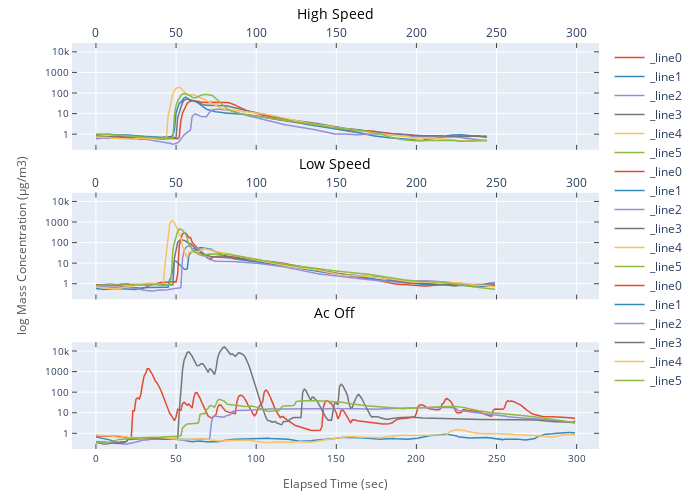

Notebook cell for this chart:
### Code cell
data_list = [ {'df': df_high, 'timestamp':215, 'interval':245, 'label': 'High Speed'},
             #{'df': df_med, 'timestamp':30, 'interval':250, 'label': 'Medium Speed'},
              {'df': df_low, 'timestamp':300, 'interval':250, 'label': 'Low Speed'},
               {'df': df_noac, 'timestamp':50, 'interval':300, 'label': 'Ac Off'},]

plot_events_subplot(data_list, plot_backend ="ploty")

### Figure 1 — Plotly figure (JSON) as saved in the notebook; plotly's stock layout.template omitted (floating-point values rounded to 4 significant figures; data arrays with more than 128 entries replaced by an {"elided": "..."} marker saying what was removed)
{"data": [{"line": {"color": "rgba (226, 74, 51, 1)", "dash": "solid", "width": 1.5}, "mode": "lines", "name": "_line0", "type": "scatter", "x": {"elided": "245 int values"}, "xaxis": "x", "y": {"elided": "245 float values"}, "yaxis": "y"}, {"line": {"color": "rgba (52, 138, 189, 1)", "dash": "solid", "width": 1.5}, "mode": "lines", "name": "_line1", "type": "scatter", "x": {"elided": "245 int values"}, "xaxis": "x", "y": {"elided": "245 float values"}, "yaxis": "y"}, {"line": {"color": "rgba (152, 142, 213, 1)", "dash": "solid", "width": 1.5}, "mode": "lines", "name": "_line2", "type": "scatter", "x": {"elided": "245 int values"}, "xaxis": "x", "y": {"elided": "245 float values"}, "yaxis": "y"}, {"line": {"color": "rgba (119, 119, 119, 1)", "dash": "solid", "width": 1.5}, "mode": "lines", "name": "_line3", "type": "scatter", "x": {"elided": "245 int values"}, "xaxis": "x", "y": {"elided": "245 float values"}, "yaxis": "y"}, {"line": {"color": "rgba (251, 193, 94, 1)", "dash": "solid", "width": 1.5}, "mode": "lines", "name": "_line4", "type": "scatter", "x": {"elided": "245 int values"}, "xaxis": "x", "y": {"elided": "245 float values"}, "yaxis": "y"}, {"line": {"color": "rgba (142, 186, 66, 1)", "dash": "solid", "width": 1.5}, "mode": "lines", "name": "_line5", "type": "scatter", "x": {"elided": "245 int values"}, "xaxis": "x", "y": {"elided": "245 float values"}, "yaxis": "y"}, {"line": {"color": "rgba (226, 74, 51, 1)", "dash": "solid", "width": 1.5}, "mode": "lines", "name": "_line0", "type": "scatter", "x": {"elided": "250 int values"}, "xaxis": "x2", "y": {"elided": "250 float values"}, "yaxis": "y2"}, {"line": {"color": "rgba (52, 138, 189, 1)", "dash": "solid", "width": 1.5}, "mode": "lines", "name": "_line1", "type": "scatter", "x": {"elided": "250 int values"}, "xaxis": "x2", "y": {"elided": "250 float values"}, "yaxis": "y2"}, {"line": {"color": "rgba (152, 142, 213, 1)", "dash": "solid", "width": 1.5}, "mode": "lines", "name": "_line2", "type": "scatter", "x": {"elided": "250 int values"}, "xaxis": "x2", "y": {"elided": "250 float values"}, "yaxis": "y2"}, {"line": {"color": "rgba (119, 119, 119, 1)", "dash": "solid", "width": 1.5}, "mode": "lines", "name": "_line3", "type": "scatter", "x": {"elided": "250 int values"}, "xaxis": "x2", "y": {"elided": "250 float values"}, "yaxis": "y2"}, {"line": {"color": "rgba (251, 193, 94, 1)", "dash": "solid", "width": 1.5}, "mode": "lines", "name": "_line4", "type": "scatter", "x": {"elided": "250 int values"}, "xaxis": "x2", "y": {"elided": "250 float values"}, "yaxis": "y2"}, {"line": {"color": "rgba (142, 186, 66, 1)", "dash": "solid", "width": 1.5}, "mode": "lines", "name": "_line5", "type": "scatter", "x": {"elided": "250 int values"}, "xaxis": "x2", "y": {"elided": "250 float values"}, "yaxis": "y2"}, {"line": {"color": "rgba (226, 74, 51, 1)", "dash": "solid", "width": 1.5}, "mode": "lines", "name": "_line0", "type": "scatter", "x": {"elided": "300 int values"}, "xaxis": "x3", "y": {"elided": "300 float values"}, "yaxis": "y3"}, {"line": {"color": "rgba (52, 138, 189, 1)", "dash": "solid", "width": 1.5}, "mode": "lines", "name": "_line1", "type": "scatter", "x": {"elided": "300 int values"}, "xaxis": "x3", "y": {"elided": "300 float values"}, "yaxis": "y3"}, {"line": {"color": "rgba (152, 142, 213, 1)", "dash": "solid", "width": 1.5}, "mode": "lines", "name": "_line2", "type": "scatter", "x": {"elided": "300 int values"}, "xaxis": "x3", "y": {"elided": "300 float values"}, "yaxis": "y3"}, {"line": {"color": "rgba (119, 119, 119, 1)", "dash": "solid", "width": 1.5}, "mode": "lines", "name": "_line3", "type": "scatter", "x": {"elided": "300 int values"}, "xaxis": "x3", "y": {"elided": "300 float values"}, "yaxis": "y3"}, {"line": {"color": "rgba (251, 193, 94, 1)", "dash": "solid", "width": 1.5}, "mode": "lines", "name": "_line4", "type": "scatter", "x": {"elided": "300 int values"}, "xaxis": "x3", "y": {"elided": "300 float values"}, "yaxis": "y3"}, {"line": {"color": "rgba (142, 186, 66, 1)", "dash": "solid", "width": 1.5}, "mode": "lines", "name": "_line5", "type": "scatter", "x": {"elided": "300 int values"}, "xaxis": "x3", "y": {"elided": "300 float values"}, "yaxis": "y3"}], "layout": {"annotations": [{"font": {"color": "#000000", "size": 14.4}, "showarrow": false, "text": "High Speed", "x": 0.4993, "xanchor": "center", "xref": "paper", "y": 1.043, "yanchor": "bottom", "yref": "paper"}, {"font": {"color": "#000000", "size": 14.4}, "showarrow": false, "text": "Low Speed", "x": 0.4993, "xanchor": "center", "xref": "paper", "y": 0.6752, "yanchor": "bottom", "yref": "paper"}, {"font": {"color": "#000000", "size": 14.4}, "showarrow": false, "text": "Ac Off", "x": 0.4993, "xanchor": "center", "xref": "paper", "y": 0.3071, "yanchor": "bottom", "yref": "paper"}], "autosize": false, "height": 500, "hovermode": "closest", "margin": {"b": 45, "l": 72, "pad": 0, "r": 57, "t": 43}, "showlegend": true, "width": 700, "xaxis": {"anchor": "y", "domain": [0, 1], "mirror": "ticks", "nticks": 9, "range": [-14.95, 313.9], "showgrid": true, "showline": true, "side": "top", "ticks": "inside", "type": "linear", "zeroline": false}, "xaxis2": {"anchor": "y2", "domain": [0, 1], "mirror": "ticks", "nticks": 9, "range": [-14.95, 313.9], "showgrid": true, "showline": true, "side": "top", "ticks": "inside", "type": "linear", "zeroline": false}, "xaxis3": {"anchor": "y3", "domain": [0, 1], "mirror": "ticks", "nticks": 9, "range": [-14.95, 313.9], "showgrid": true, "showline": true, "side": "bottom", "tickfont": {"size": 10}, "ticks": "inside", "title": {"font": {"color": "#555555", "size": 12}, "text": "Elapsed Time (sec)"}, "type": "linear", "zeroline": false}, "yaxis": {"anchor": "x", "domain": [0.7368, 1], "mirror": "ticks", "nticks": 6, "range": [-0.7619, 4.43], "showgrid": true, "showline": true, "side": "left", "tickfont": {"size": 10}, "ticks": "inside", "type": "log", "zeroline": false}, "yaxis2": {"anchor": "x2", "domain": [0.3684, 0.6316], "mirror": "ticks", "nticks": 6, "range": [-0.7619, 4.43], "showgrid": true, "showline": true, "side": "left", "tickfont": {"size": 10}, "ticks": "inside", "title": {"font": {"color": "#555555", "size": 12}, "text": "log Mass Concentration (µg/m3)"}, "type": "log", "zeroline": false}, "yaxis3": {"anchor": "x3", "domain": [0, 0.2632], "mirror": "ticks", "nticks": 6, "range": [-0.7619, 4.43], "showgrid": true, "showline": true, "side": "left", "tickfont": {"size": 10}, "ticks": "inside", "type": "log", "zeroline": false}}}
